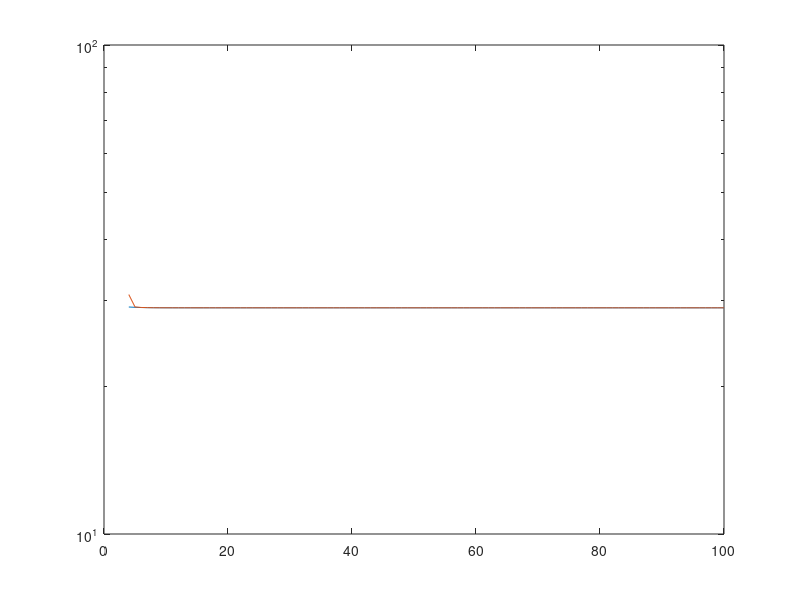

MATLAB code for this plot:
a=-1;
b=1;
ntot=100;
erreq=zeros(ntot-3,1);
errch=zeros(ntot-3,1);
for n=4:ntot
xeq=linspace(a,b,n+1);
xch=cos((2*linspace(0,n,n+1)*pi)/(2*n+2));
xch(1)=a;
xch(n+1)=b;
xq=linspace(a,b,100);
yeq=cos((pi*(xeq(:).^2))/2);
ych=cos((pi*(xch(:).^2))/2);
yq=cos((pi*(xq(:).^2))/2);
riseq=spline(xeq,yeq,xq);
risch=spline(xch,ych,xq);
erreq((n-3),1)=norm(yq-riseq);
errch((n-3),1)=norm(yq-risch);
end
x=(4:1:n);
semilogy(x,erreq,x,errch);